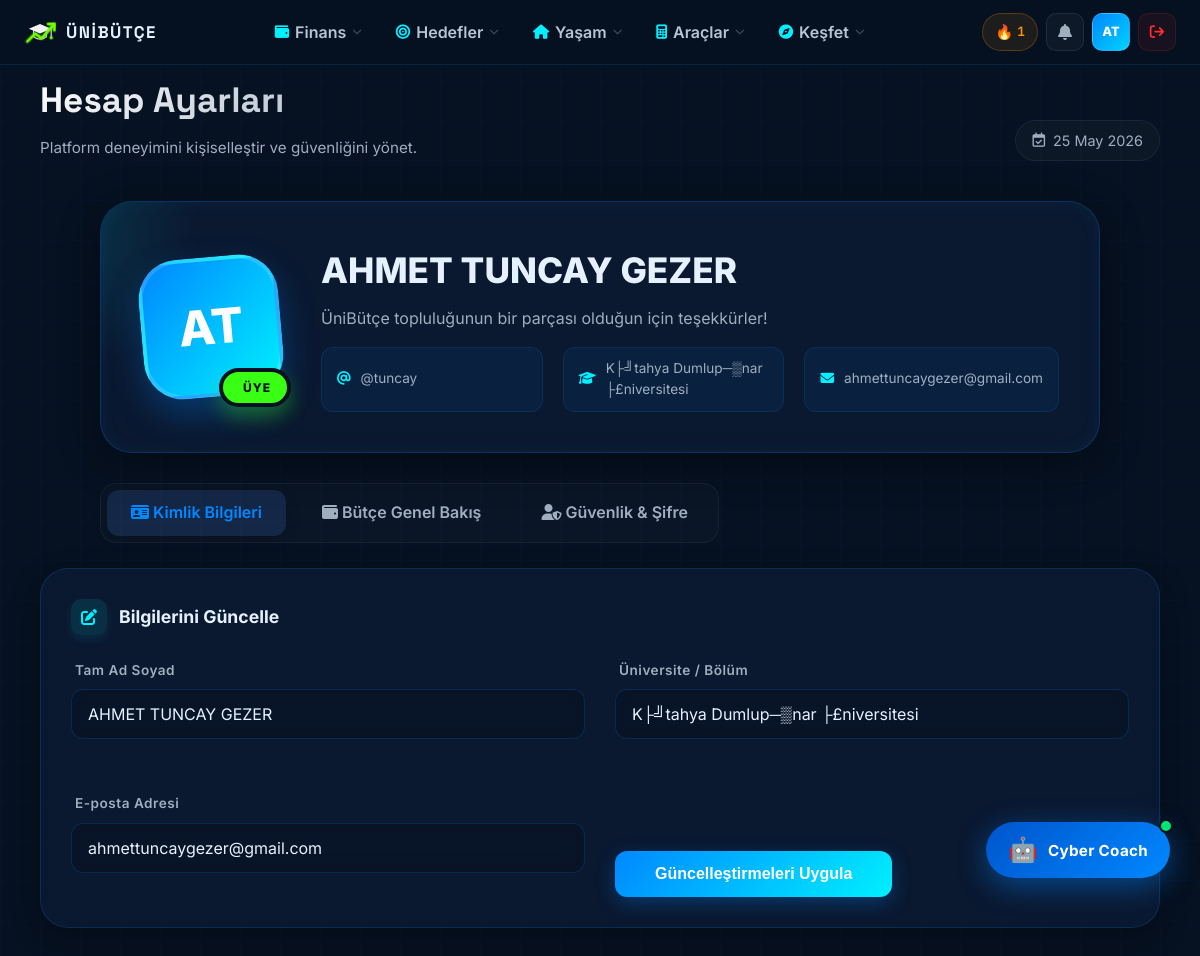
The app's page /profile.php (signed in) with its own data.
### tables this page shows
CREATE TABLE `users` (
  `id` int(11) NOT NULL AUTO_INCREMENT,
  `full_name` varchar(100) NOT NULL,
  `username` varchar(50) NOT NULL,
  `email` varchar(100) NOT NULL,
  `password_hash` varchar(255) DEFAULT NULL,
  `university_name` varchar(150) DEFAULT NULL,
  `role` enum('user','verified','admin') DEFAULT 'user',
  `auth_provider` enum('local','google','facebook') DEFAULT 'local',
  `provider_id` varchar(255) DEFAULT NULL,
  `created_at` timestamp NOT NULL DEFAULT current_timestamp(),
  `budget_json` longtext DEFAULT NULL,
  `xp_points` int(11) DEFAULT 0,
  `level` int(11) DEFAULT 1,
  `onboarding_done` tinyint(1) DEFAULT 0,
  `login_streak` int(11) DEFAULT 0,
  `last_login_date` date DEFAULT NULL,
  `subscription_tier` enum('free','pro') DEFAULT 'free',
  `subscription_expires` date DEFAULT NULL,
  `is_banned` tinyint(1) DEFAULT 0,
  PRIMARY KEY (`id`),
  UNIQUE KEY `username` (`username`),
  UNIQUE KEY `email` (`email`)
);

### profile.php (the view, shortened to what this page needs)
<?php
require_once 'includes/db.php';
$user_id = $_SESSION['user_id'];
$stmt = $pdo->prepare("SELECT * FROM users WHERE id = ?");
$stmt->execute([$user_id]);
$currentUser = $stmt->fetch();
$initials = '';
$names = explode(' ', $currentUser['full_name'] ?? '');
foreach ($names as $name) {
    if (!empty($name)) {
        $initials .= strtoupper(substr($name, 0, 1));
    }
}
$initials = substr($initials, 0, 2) ?: 'KU';
?>
<!DOCTYPE html>
<html lang="tr" data-theme="light">
<head>
    <link rel="stylesheet" href="style.css?v=<?php echo time(); ?>">
    <link rel="stylesheet" href="css/auth.css?v=<?php echo time(); ?>">
    <link rel="stylesheet" href="css/dashboard.css?v=<?php echo time(); ?>">
    <link rel="stylesheet" href="css/mobile.css?v=<?php echo time(); ?>">
    <link rel="stylesheet" href="css/animations.css?v=<?php echo time(); ?>">
    <link rel="stylesheet" href="https://cdnjs.cloudflare.com/ajax/libs/font-awesome/6.5.0/css/all.min.css">
</head>
<body class="dashboard-body">
    <?php include 'includes/dashboard_navbar.php'; ?>
    <main class="main-content">
        <header class="topbar">
            <div class="welcome-text">
                <h1>Hesap Ayarları</h1>
                <p>Platform deneyimini kişiselleştir ve güvenliğini yönet.</p>
            </div>
            <div class="topbar-actions">
                <div class="date-display">
                    <i class="fa-regular fa-calendar-check"></i>
                    <?php echo date('d F Y'); ?>
                </div>
            </div>
        </header>
        <div class="profile-overhaul-container">
            <section class="profile-hero-card">
                <div class="avatar-large-hub">
                    <div class="avatar-main">
                        <?php echo substr($initials, 0, 2); ?>
                    </div>
                    <div class="status-badge-premium">
                        <i class="fa-solid fa-shield-check"></i> <?php echo($currentUser['role'] === 'verified') ? 'Onaylı' : 'Üye'; ?>
                    </div>
                </div>
                <div class="profile-info-content">
                    <h2><?php echo htmlspecialchars($currentUser['full_name']); ?></h2>
                    <p style="color: var(--text-secondary); margin-bottom: 12px;">ÜniBütçe topluluğunun bir parçası olduğun için teşekkürler!</p>
                    <div class="profile-meta-grid">
                        <div class="meta-item-glass">
                            <i class="fa-solid fa-at"></i>
                            <span>@<?php echo htmlspecialchars($currentUser['username'] ?? 'kullanici'); ?></span>
                        </div>
                        <div class="meta-item-glass">
                            <i class="fa-solid fa-graduation-cap"></i>
                            <span><?php echo htmlspecialchars($currentUser['university_name'] ?: 'Üniversite Belirtilmedi'); ?></span>
                        </div>
                        <div class="meta-item-glass">
                            <i class="fa-solid fa-envelope"></i>
                            <span><?php echo htmlspecialchars($currentUser['email']); ?></span>
                        </div>
                    </div>
                </div>
            </section>
            <div class="profile-tabs">
                <button class="profile-tab-btn active" onclick="switchSection('general', this)">
                    <i class="fa-solid fa-id-card"></i> Kimlik Bilgileri
                </button>
                <button class="profile-tab-btn" onclick="switchSection('budget', this)">
                    <i class="fa-solid fa-wallet"></i> Bütçe Genel Bakış
                </button>
                <button class="profile-tab-btn" onclick="switchSection('security', this)">
                    <i class="fa-solid fa-user-shield"></i> Güvenlik & Şifre
                </button>
            </div>
            </div>
            <div id="section-general" class="form-section-card" style="animation: fadeIn 0.5s ease;">
                <div class="section-title-premium">
                    <i class="fa-solid fa-pen-to-square"></i>
                    <span>Bilgilerini Güncelle</span>
                </div>
                <form method="POST" action="">
                    <div class="profile-form-grid" style="display: grid; grid-template-columns: 1fr 1fr; gap: 30px;">
                        <div class="form-group-premium">
                            <label>Tam Ad Soyad</label>
                            <input type="text" name="full_name" class="input-glass" value="<?php echo htmlspecialchars($currentUser['full_name']); ?>" required>
                        </div>
                        <div class="form-group-premium">
                            <label>Üniversite / Bölüm</label>
                            <input type="text" name="university_name" class="input-glass" value="<?php echo htmlspecialchars($currentUser['university_name']); ?>">
                        </div>
                        <div class="form-group-premium">
                            <label>E-posta Adresi</label>
                            <input type="email" name="email" class="input-glass" value="<?php echo htmlspecialchars($currentUser['email']); ?>" required>
                        </div>
                        <div style="display: flex; align-items: flex-end;">
                            <button type="submit" class="btn-premium-submit" style="margin: 0; padding: 14px 40px; width: auto;">
                                Güncelleştirmeleri Uygula
                            </button>
                        </div>
                    </div>
                </form>
            </div>
    </main>
    <div id="cyberCoachWidget" class="coach-widget">
        <button id="coachToggleBtn" class="coach-toggle-btn" onclick="toggleCoach()" aria-label="Cyber Coach Aç">
            <div class="coach-btn-inner">
                <span class="coach-btn-icon">🤖</span>
                <span class="coach-btn-label">Cyber Coach</span>
                <span class="coach-btn-pulse"></span>
            </div>
        </button>
    </div>
</body>
</html>

### includes/dashboard_navbar.php (shortened to what this page needs)
<?php
$navBase = '';
$streakDays = 0;
if (isset($pdo) && isset($_SESSION['user_id'])) {
    try {
        $sStmt = $pdo->prepare("SELECT login_streak FROM users WHERE id = ?");
        $sStmt->execute([$_SESSION['user_id']]);
        $sRow = $sStmt->fetch();
        $streakDays = (int)($sRow['login_streak'] ?? 0);
    } catch (Exception $e) {}
}
$navInitials = '';
if (isset($_SESSION['user_name'])) {
    foreach (explode(' ', $_SESSION['user_name']) as $n) {
        if (!empty($n)) $navInitials .= strtoupper($n[0]);
    }
    $navInitials = substr($navInitials, 0, 2);
}
?>
<nav class="dash-navbar" id="dashNavbar">
    <div class="dash-navbar-inner">
        <a href="<?= $navBase ?>index.php" class="dash-nav-logo" style="display:flex; align-items:center; gap:10px;">
            <span class="dash-logo-text">ÜniBütçe</span>
        </a>
        <div class="dash-nav-menu" id="dashNavMenu">
            <div class="mega-menu-item">
                <button class="mega-trigger" data-menu="finans">
                    <i class="fa-solid fa-wallet"></i>
                    <span>Finans</span>
                    <i class="fa-solid fa-chevron-down mega-arrow"></i>
                </button>
            </div>
            <div class="mega-menu-item">
                <button class="mega-trigger" data-menu="hedefler">
                    <i class="fa-solid fa-bullseye"></i>
                    <span>Hedefler</span>
                    <i class="fa-solid fa-chevron-down mega-arrow"></i>
                </button>
            </div>
            <div class="mega-menu-item">
                <button class="mega-trigger" data-menu="yasam">
                    <i class="fa-solid fa-house"></i>
                    <span>Yaşam</span>
                    <i class="fa-solid fa-chevron-down mega-arrow"></i>
                </button>
            </div>
            <div class="mega-menu-item">
                <button class="mega-trigger" data-menu="araclar">
                    <i class="fa-solid fa-calculator"></i>
                    <span>Araçlar</span>
                    <i class="fa-solid fa-chevron-down mega-arrow"></i>
                </button>
            </div>
            <div class="mega-menu-item">
                <button class="mega-trigger" data-menu="kesfet">
                    <i class="fa-solid fa-compass"></i>
                    <span>Keşfet</span>
                    <i class="fa-solid fa-chevron-down mega-arrow"></i>
                </button>
            </div>
        </div>
        <div class="dash-nav-actions">
            <?php if ($streakDays > 0): ?>
            <div class="dash-nav-streak" title="<?= $streakDays ?> günlük seri">
                <span class="streak-fire">🔥</span>
                <span class="streak-count"><?= $streakDays ?></span>
            </div>
            <?php endif; ?>
            <div class="dash-nav-notif" id="navNotifTrigger">
                <button class="dash-notif-btn" aria-label="Bildirimler">
                    <i class="fa-solid fa-bell"></i>
                </button>
            </div>
            <a href="<?= $navBase ?>profile.php" class="dash-nav-profile" title="Profilim">
                <span><?= $navInitials ?></span>
            </a>
            <a href="<?= $navBase ?>logout.php" class="dash-nav-logout" title="Çıkış Yap" onclick="return confirm('Çıkış yapmak istediğinize emin misiniz?');">
                <i class="fa-solid fa-arrow-right-from-bracket"></i>
            </a>
        </div>
    </div>
</nav>

### style.css (style rules this page uses)
:root { --bg-primary: #05050A; --bg-secondary: #0A0A12; --bg-card: rgba(10, 10, 18, 0.7); --bg-card-hover: rgba(16, 16, 28, 0.8); --bg-glass: rgba(0, 240, 255, 0.03); --bg-glass-hover: rgba(0, 240, 255, 0.06); --text-primary: #e0e0ff; --text-secondary: #8b8ba7; --text-muted: #5a5a7a; --accent-blue: #0088ff; --accent-cyan: #00F0FF; --accent-purple: #7000FF; --accent-green: #39FF14; --accent-orange: #ff9100; --accent-red: #ff2a2a; --accent-pink: #f42c92; --gradient-hero: linear-gradient(135deg, #05050A 0%, #0c0822 40%, #031024 80%, #05050A 100%); --gradient-blue: linear-gradient(135deg, #0088ff, #00F0FF); --gradient-purple: linear-gradient(135deg, #7000FF, #b026ff); --gradient-green: linear-gradient(135deg, #00d2ff, #3a7bd5); --border-glass: 1px solid rgba(0, 240, 255, 0.15); --border-accent: 1px solid rgba(0, 240, 255, 0.4); --shadow-card: 0 8px 32px rgba(0, 0, 0, 0.5); --shadow-glow: 0 0 20px rgba(0, 240, 255, 0.2); --shadow-glow-strong: 0 0 40px rgba(0, 240, 255, 0.4); --radius-sm: 4px; --radius-md: 8px; --radius-lg: 12px; --radius-xl: 16px; --radius-full: 9999px; --font-primary: 'Inter', 'Segoe UI', system-ui, -apple-system, sans-serif; --font-display: 'Space Grotesk', 'Inter', system-ui, sans-serif; --font-mono: 'JetBrains Mono', 'Courier New', monospace; --transition-fast: 0.15s ease-out; --transition-base: 0.25s ease-out; --transition-slow: 0.4s cubic-bezier(0.16, 1, 0.3, 1); }
[data-theme="light"] { --bg-primary: #061121; --bg-secondary: #0A192F; --bg-card: rgba(12, 26, 51, 0.85); --bg-card-hover: rgba(17, 34, 64, 0.95); --bg-glass: rgba(0, 136, 255, 0.04); --bg-glass-hover: rgba(0, 136, 255, 0.08); --text-primary: #E6F1FF; --text-secondary: #A0AEC0; --text-muted: #718096; --gradient-hero: linear-gradient(135deg, #061121 0%, #0B1D3D 40%, #002244 80%, #061121 100%); --border-glass: 1px solid rgba(0, 136, 255, 0.15); --border-accent: 1px solid rgba(0, 136, 255, 0.35); --shadow-card: 0 10px 25px rgba(0, 0, 0, 0.3); --shadow-glow: 0 4px 15px rgba(0, 136, 255, 0.15); --shadow-glow-strong: 0 6px 25px rgba(0, 136, 255, 0.25); }
[data-theme="light"] body::before { background-image: linear-gradient(rgba(0, 100, 200, 0.06) 1px, transparent 1px), linear-gradient(90deg, rgba(0, 100, 200, 0.06) 1px, transparent 1px); opacity: 0.4; }
*, *::before, *::after { margin: 0; padding: 0; box-sizing: border-box; }
html { scroll-behavior: smooth; font-size: 16px; }
body { font-family: var(--font-primary); background: var(--bg-primary); color: var(--text-primary); line-height: 1.6; overflow-x: hidden; -webkit-font-smoothing: antialiased; position: relative; }
body::before { content: ''; position: fixed; top: 0; left: 0; width: 100vw; height: 100vh; background-image: linear-gradient(rgba(0, 240, 255, 0.05) 1px, transparent 1px), linear-gradient(90deg, rgba(0, 240, 255, 0.05) 1px, transparent 1px); background-size: 30px 30px; background-position: center; z-index: -1; pointer-events: none; opacity: 0.6; }
a { color: inherit; text-decoration: none; }
.coach-widget { position: fixed !important; bottom: 90px !important; right: 30px !important; top: auto !important; left: auto !important; z-index: 9999999 !important; display: flex; flex-direction: column; align-items: flex-end; gap: 12px; }
.coach-toggle-btn { background: linear-gradient(135deg, #0055cc, #0088ff); border: none; border-radius: 50px; cursor: pointer; padding: 0; box-shadow: 0 8px 30px rgba(0, 136, 255, 0.45); transition: all 0.3s cubic-bezier(0.34, 1.56, 0.64, 1); position: relative; overflow: visible; }
.coach-btn-inner { display: flex; align-items: center; gap: 10px; padding: 14px 22px; }
.coach-btn-icon { font-size: 1.5rem; }
.coach-btn-label { font-family: var(--font-primary); font-weight: 700; font-size: 0.95rem; color: #fff; letter-spacing: 0.3px; }
.coach-btn-pulse { position: absolute; top: -3px; right: -3px; width: 14px; height: 14px; background: #00e676; border-radius: 50%; border: 2px solid #061121; animation: pulseBadge 2s infinite; }

### css/mobile.css (style rules this page uses)
* { -webkit-tap-highlight-color: transparent; }
input, select, textarea, button { font-size: 16px !important; }

### css/animations.css (style rules this page uses)
.streak-fire { display: inline-block; animation: fireFlicker 0.5s ease-in-out infinite alternate; }
.page-transition-enter { opacity: 0; transform: translateX(12px); animation: pageEnter 0.35s ease-out forwards; }

### records on screen
users: login_streak "1", full_name "AHMET TUNCAY GEZER", username "tuncay", university_name "K├╝tahya Dumlup─▒nar ├£niversitesi", email "ahmettuncaygezer@gmail.com"

### other values on screen
$navInitials "AT"
substr($initials, 0, 2) "AT"
